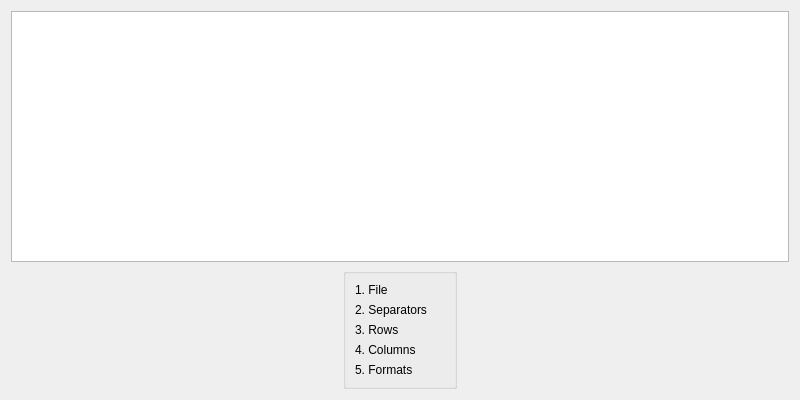
<?xml version="1.0" encoding="UTF-8"?>
<ui version="4.0">
 <class>CSVWizard</class>
 <widget class="QDialog" name="CSVWizard">
  <property name="windowModality">
   <enum>Qt::ApplicationModal</enum>
  </property>
  <property name="geometry">
   <rect>
    <x>0</x>
    <y>0</y>
    <width>800</width>
    <height>400</height>
   </rect>
  </property>
  <property name="sizePolicy">
   <sizepolicy hsizetype="Expanding" vsizetype="Expanding">
    <horstretch>0</horstretch>
    <verstretch>0</verstretch>
   </sizepolicy>
  </property>
  <property name="modal">
   <bool>true</bool>
  </property>
  <layout class="QVBoxLayout" name="verticalLayout" stretch="100,1">
   <item>
    <widget class="QTableView" name="tableView">
     <property name="focusPolicy">
      <enum>Qt::ClickFocus</enum>
     </property>
     <property name="sizeAdjustPolicy">
      <enum>QAbstractScrollArea::AdjustToContentsOnFirstShow</enum>
     </property>
    </widget>
   </item>
   <item>
    <layout class="QHBoxLayout" name="horizontalLayout">
     <item>
      <widget class="QGroupBox" name="wizardBox">
       <property name="sizePolicy">
        <sizepolicy hsizetype="Maximum" vsizetype="Preferred">
         <horstretch>0</horstretch>
         <verstretch>0</verstretch>
        </sizepolicy>
       </property>
       <layout class="QVBoxLayout" name="verticalLayout_3" stretch="1,1,1,1,1,1,400">
        <item>
         <spacer name="verticalSpacer_2">
          <property name="orientation">
           <enum>Qt::Vertical</enum>
          </property>
          <property name="sizeHint" stdset="0">
           <size>
            <width>20</width>
            <height>40</height>
           </size>
          </property>
         </spacer>
        </item>
        <item>
         <widget class="QLabel" name="label_intro">
          <property name="minimumSize">
           <size>
            <width>90</width>
            <height>0</height>
           </size>
          </property>
          <property name="text">
           <string comment="Noun, the introduction." extracomment="Noun, the introduction.">1. File</string>
          </property>
         </widget>
        </item>
        <item>
         <widget class="QLabel" name="label_separators">
          <property name="minimumSize">
           <size>
            <width>90</width>
            <height>0</height>
           </size>
          </property>
          <property name="text">
           <string>2. Separators</string>
          </property>
         </widget>
        </item>
        <item>
         <widget class="QLabel" name="label_rows">
          <property name="minimumSize">
           <size>
            <width>90</width>
            <height>0</height>
           </size>
          </property>
          <property name="text">
           <string>3. Rows</string>
          </property>
         </widget>
        </item>
        <item>
         <widget class="QLabel" name="label_columns">
          <property name="text">
           <string>4. Columns</string>
          </property>
         </widget>
        </item>
        <item>
         <widget class="QLabel" name="label_formats">
          <property name="text">
           <string>5. Formats</string>
          </property>
         </widget>
        </item>
        <item>
         <spacer name="verticalSpacer_3">
          <property name="orientation">
           <enum>Qt::Vertical</enum>
          </property>
          <property name="sizeHint" stdset="0">
           <size>
            <width>20</width>
            <height>40</height>
           </size>
          </property>
         </spacer>
        </item>
       </layout>
      </widget>
     </item>
    </layout>
   </item>
  </layout>
 </widget>
 <resources/>
 <connections/>
</ui>
